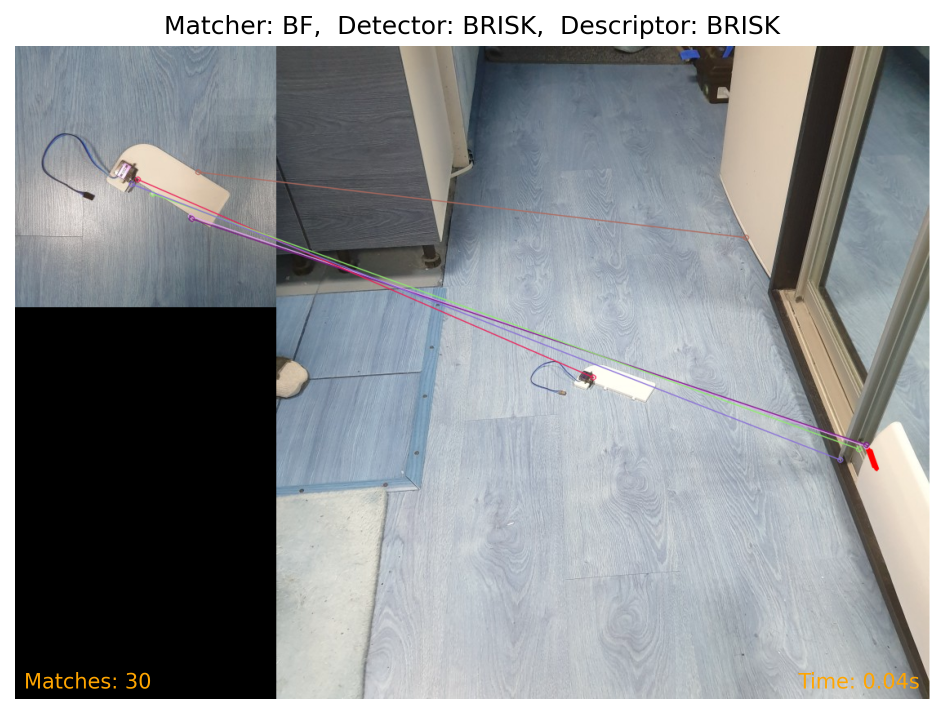
#> input picture Tests/BF-with-BRISK-BRISK.png, 1888 x 1428 px (shown at 1/2 size)
$ python -i main.py   (imports and definitions only)
#> lines starting #> are read from the running program, lines starting #| are printed output that depends on the picture
### factory.py
import cv2

def createTracker(tracker_type):
    (major_ver, minor_ver, subminor_ver) = (cv2.__version__).split('.')

    if int(major_ver) < 4 and int(minor_ver) < 3:
        return cv2.cv2.Tracker_create(tracker_type)
    else:
        if tracker_type == 'BOOSTING':
            return cv2.TrackerBoosting_create()
        if tracker_type == 'MIL':
            return cv2.TrackerMIL_create()
        if tracker_type == 'KCF':
            return cv2.TrackerKCF_create()
        if tracker_type == 'TLD':
            return cv2.TrackerTLD_create()
        if tracker_type == 'MEDIANFLOW':
            return cv2.TrackerMedianFlow_create()
        if tracker_type == 'CSRT':
            return cv2.TrackerCSRT_create()
        if tracker_type == 'MOSSE':
            return cv2.TrackerMOSSE_create()
        else:
            raise ValueError('Invalid descriptor name')

def createDetector(detector_type):
    if detector_type == 'SIFT':
        return cv2.SIFT_create()
    elif detector_type == 'SURF':
        return cv2.xfeatures2d.SURF_create()
    elif detector_type == 'KAZE':
        return cv2.KAZE_create()
    elif detector_type == 'ORB':
        return cv2.ORB_create()
    elif detector_type == 'BRISK':
        return cv2.BRISK_create()
    elif detector_type == 'AKAZE':
        return cv2.AKAZE_create()
    else:
        raise ValueError('Invalid detector name')


# [19 lines left out: function createDescriptor, not called in this run]

def createMatcher(matcher_type, descriptor_type):
#> further down, picture is the input picture: shape (1428, 1888, 3); mean B, G, R 146.4, 143.8, 140.4
    if matcher_type == 'BF':
        if descriptor_type in ['SIFT', 'SURF', 'KAZE']:
            normType = cv2.NORM_L2
        else:
            normType = cv2.NORM_HAMMING

        return cv2.BFMatcher_create(normType=normType, crossCheck=True)
    elif matcher_type == 'FLANN':
        # Использование FLANN-based Matcher для сопоставления дескрипторов
        index_params = dict(algorithm=0, trees=5)  # Используем алгоритм KD-Tree
        search_params = dict(checks=50)  # Количество проверок для поиска
        return cv2.FlannBasedMatcher(index_params, search_params)
    else:
        raise ValueError('Invalid matcher name')

### web_server.py
import threading
from http.server import BaseHTTPRequestHandler, HTTPServer
import cv2
import numpy as np

class ImageUploadServer:
    class RequestHandler(BaseHTTPRequestHandler):
        # [27 lines left out: function do_POST, not called in this run]

    def __init__(self, host='0.0.0.0', port=5001):
        self.server_address = (host, port)
        self.httpd = HTTPServer(self.server_address, self.RequestHandler)
        self.httpd.uploaded_CV_Image = None
        self.server_thread = threading.Thread(target=self.run_server)
        self.server_thread.daemon = True

    def start(self):
        print(f"Starting server on {self.server_address[0]}:{self.server_address[1]}")
        self.server_thread.start()

    def run_server(self):
        self.httpd.serve_forever()

    # [4 lines left out: function stop, not called in this run]

    @property
    def uploaded_CV_Image(self):
        return self.httpd.uploaded_CV_Image

    @uploaded_CV_Image.setter
    def uploaded_CV_Image(self, value):
        self.httpd.uploaded_CV_Image = value

### main.py
import cv2
import numpy as np
import time
import os
from copy import copy
from mat_helpers import cluster_points, compute_centroids
from color_processing import LAB_Color_Space
from factory import createDetector, createDescriptor, createMatcher, createTracker
from web_server import ImageUploadServer

## === Вспомогательные функции === ###
def processColor(img):
    #return img
    gray = cv2.cvtColor(img, cv2.COLOR_BGR2GRAY)
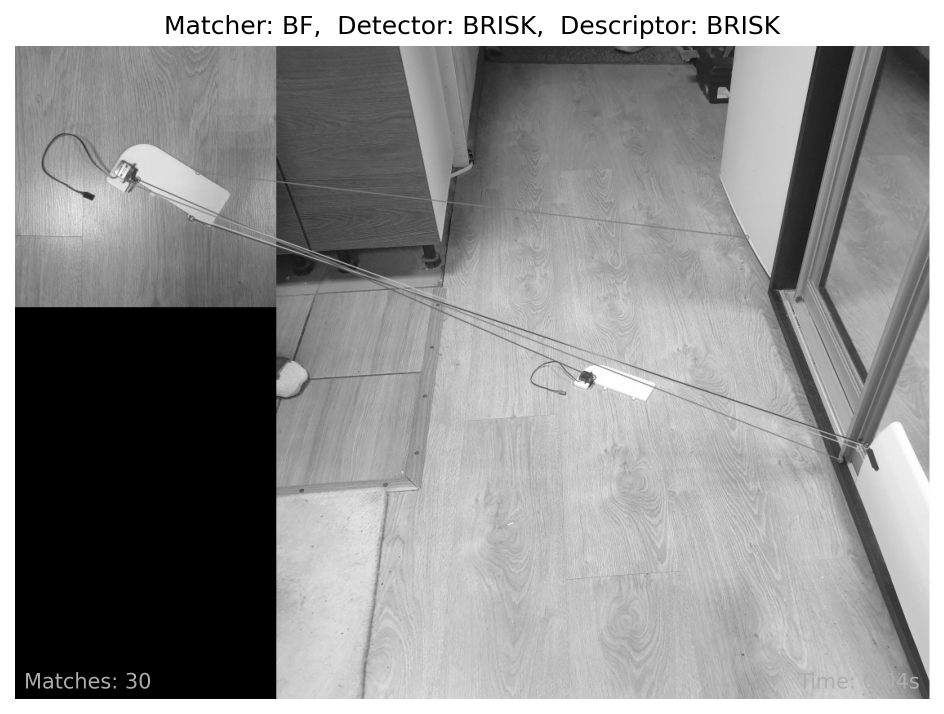
#> gray: shape (1428, 1888) (shown at 1/2 size); min 0, max 255, mean 143.1
    return cv2.GaussianBlur(gray, (5, 5), 0)
    #return LAB_Color_Space(img)

def get_features(image, detectorType, descriptorType): # detect keypoints and compute descriptors
#> called with detectorType = 'SIFT', descriptorType = 'SIFT'
    if detectorType == descriptorType or (detectorType == 'SIFT' and descriptorType == 'SIFT'):
        keypoints, descriptors = DETECTOR.detectAndCompute(image, None)
#> keypoints = 1339 keypoints; strongest (x, y, size): (539, 65, 4), (539, 45, 4), (900, 65, 4.1), (900, 45, 4)
    else:
        keypoints = DETECTOR.detect(image, None)
        keypoints, descriptors = DESCRIPTOR.compute(image, keypoints)
    return keypoints, descriptors
## ===

#cap = cv2.VideoCapture('libcamerasrc ! video/x-raw, width=640, height=480, framerate=25/1 ! videoconvert ! appsink drop=true', cv2.CAP_GSTREAMER) # Raspberry
# [12 lines not run here, left out]

# [1 line that did not run here, left out]
# [1 line not run here, left out]
detectorType = 'SIFT' # See factory.py to know avaible
descriptorType = 'SIFT'
matcher = 'FLANN' # BF / FLANN

DETECTOR = createDetector(detectorType)
DESCRIPTOR = createDetector(descriptorType)
MATCHER = createMatcher(matcher, descriptorType)
TRACKER = createTracker('KCF')

showCenterPoint = True # Определять центральную точку по найденным ключевым точкам (без этого не будет работать трекер!)
showHomography = False # Соединять похожие точки на образце и кадре линиями (гомография, без этого трекер работает)

def referenceLoad(image):
    global Mode, reference_colorProcessed, reference_keypoints, reference_descriptors, reference_height, reference_width, detectorType, descriptorType

    Mode = 'Detect' # Detect \ Track \ Wait to select

    # Корекция цвета эталонного изображения
    reference_colorProcessed = processColor(image)

    reference_image = image
    #reference_image = reference_colorProcessed # Чтобы отображалось то изображение, которое обработали (так как точки находим на reference_colorProcessed)

    reference_keypoints, reference_descriptors = get_features(reference_colorProcessed, detectorType, descriptorType)
#> reference_keypoints has the same summary as keypoints in get_features
    reference_height, reference_width,c  = reference_image.shape
#> reference_height = 1428; reference_width = 1888; c = 3
    print('reference loaded')


# Загрузка эталонного изображения
# [8 lines not run here, left out]

prev_frame_time = 0

# [1 line not run here, left out]
RatioTestMatchesCoff = 0.8
# [134 lines not run here, left out]

>>> import cv2
>>> picture = cv2.imread('Tests/BF-with-BRISK-BRISK.png')
>>> result = referenceLoad(picture)

$ run again, on Tests/BF-with-SIFT-SIFT.png
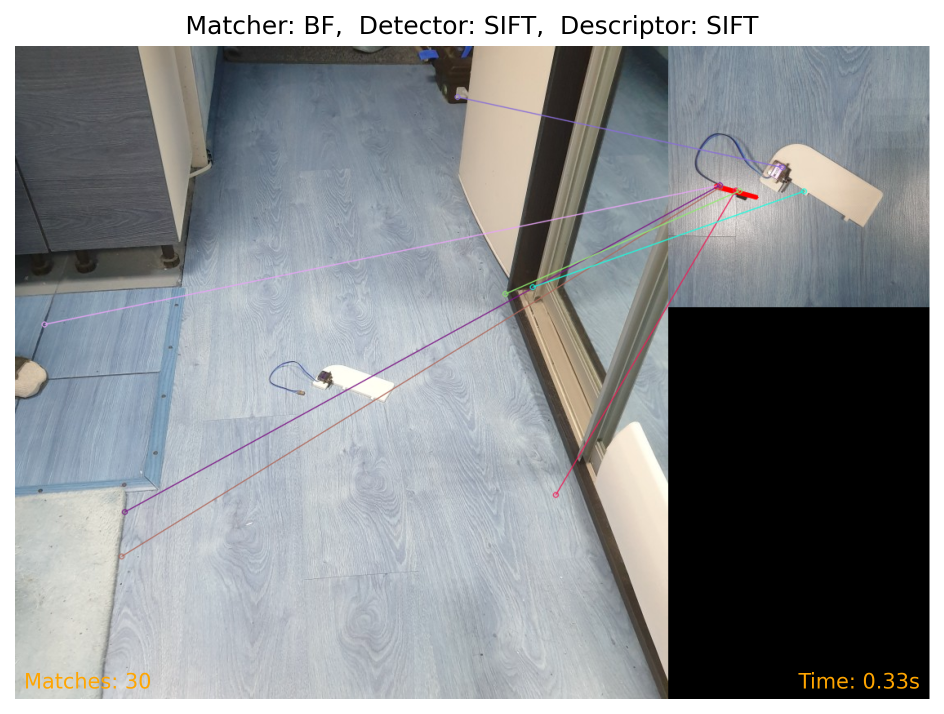
#> input picture Tests/BF-with-SIFT-SIFT.png, 1888 x 1428 px (shown at 1/2 size)
#> picture is the input picture: shape (1428, 1888, 3); mean B, G, R 146.5, 143.9, 140.4
#> in processColor, `gray = cv2.cvtColor(img, cv2.COLOR_BGR2GRAY)`:
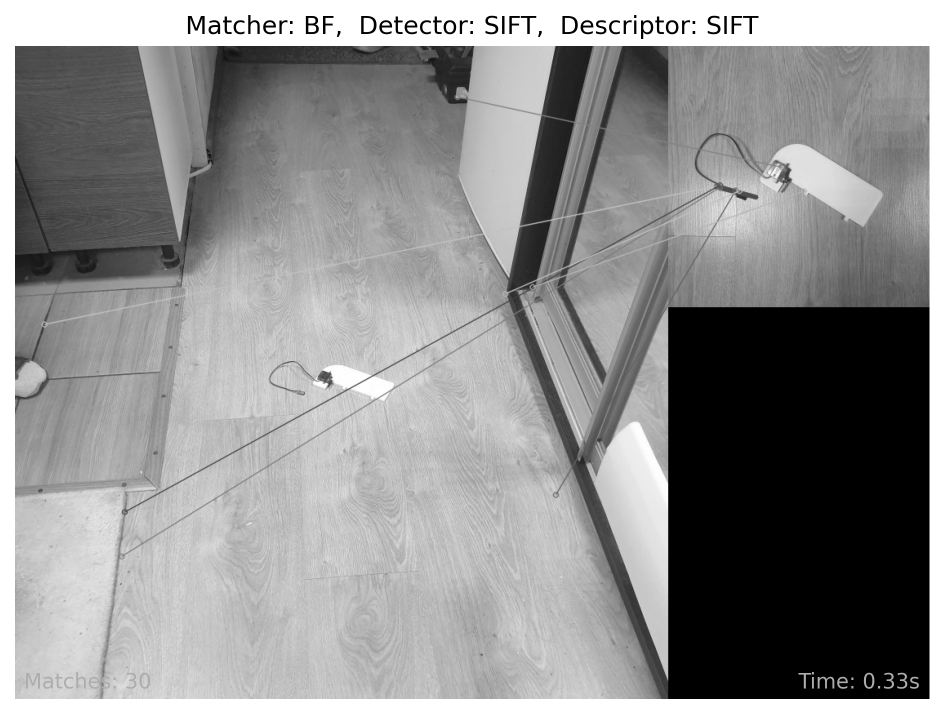
#> gray: shape (1428, 1888) (shown at 1/2 size); min 0, max 255, mean 143.1
#> keypoints = 1453 keypoints; strongest (x, y, size): (582, 65, 4), (582, 45, 4), (943, 65, 4.1), (943, 45, 4)
#> reference_keypoints has the same summary as keypoints in get_features
